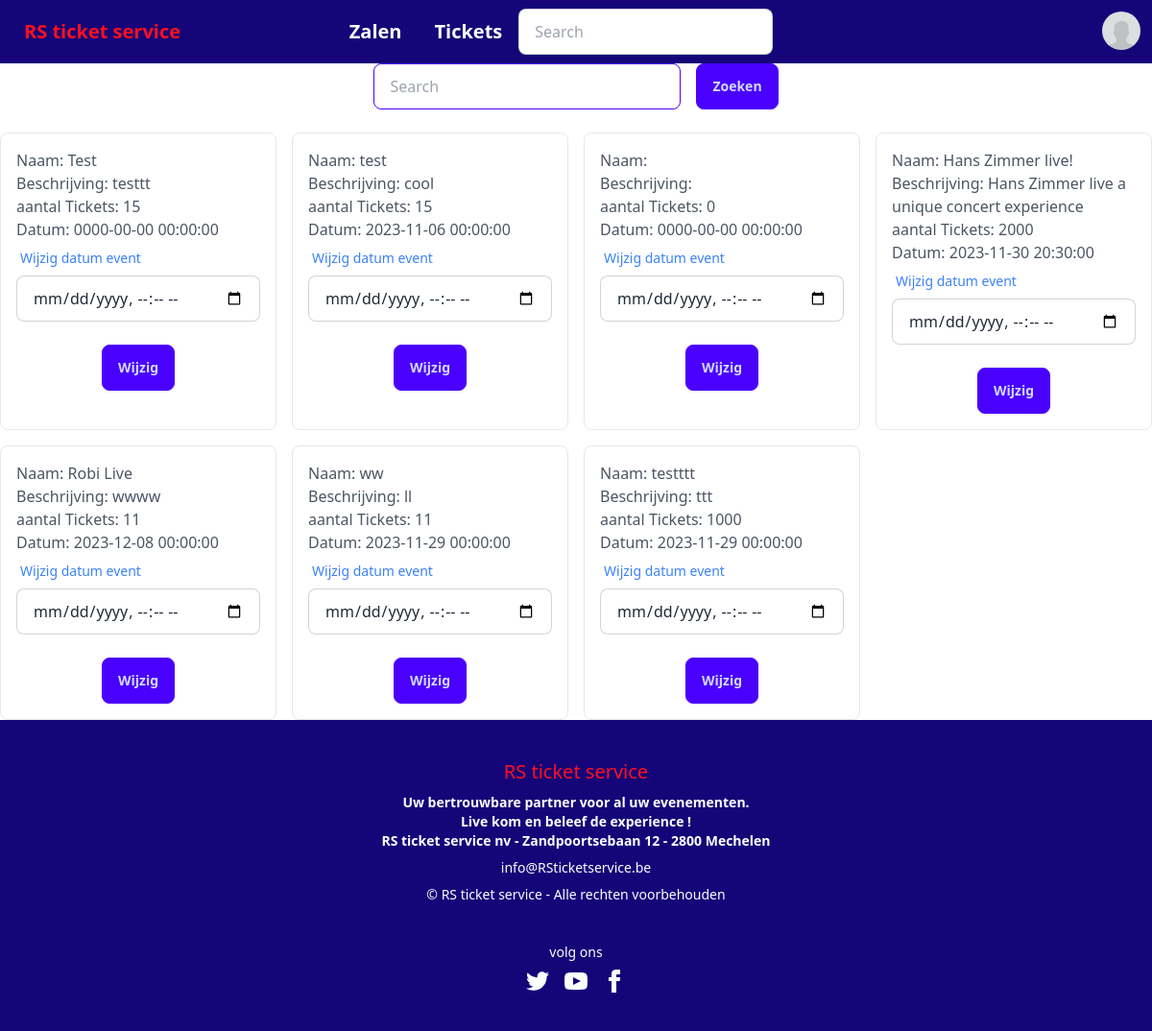
Before: /profile/tijd-aanpassen.php (signed in) with the older database file.
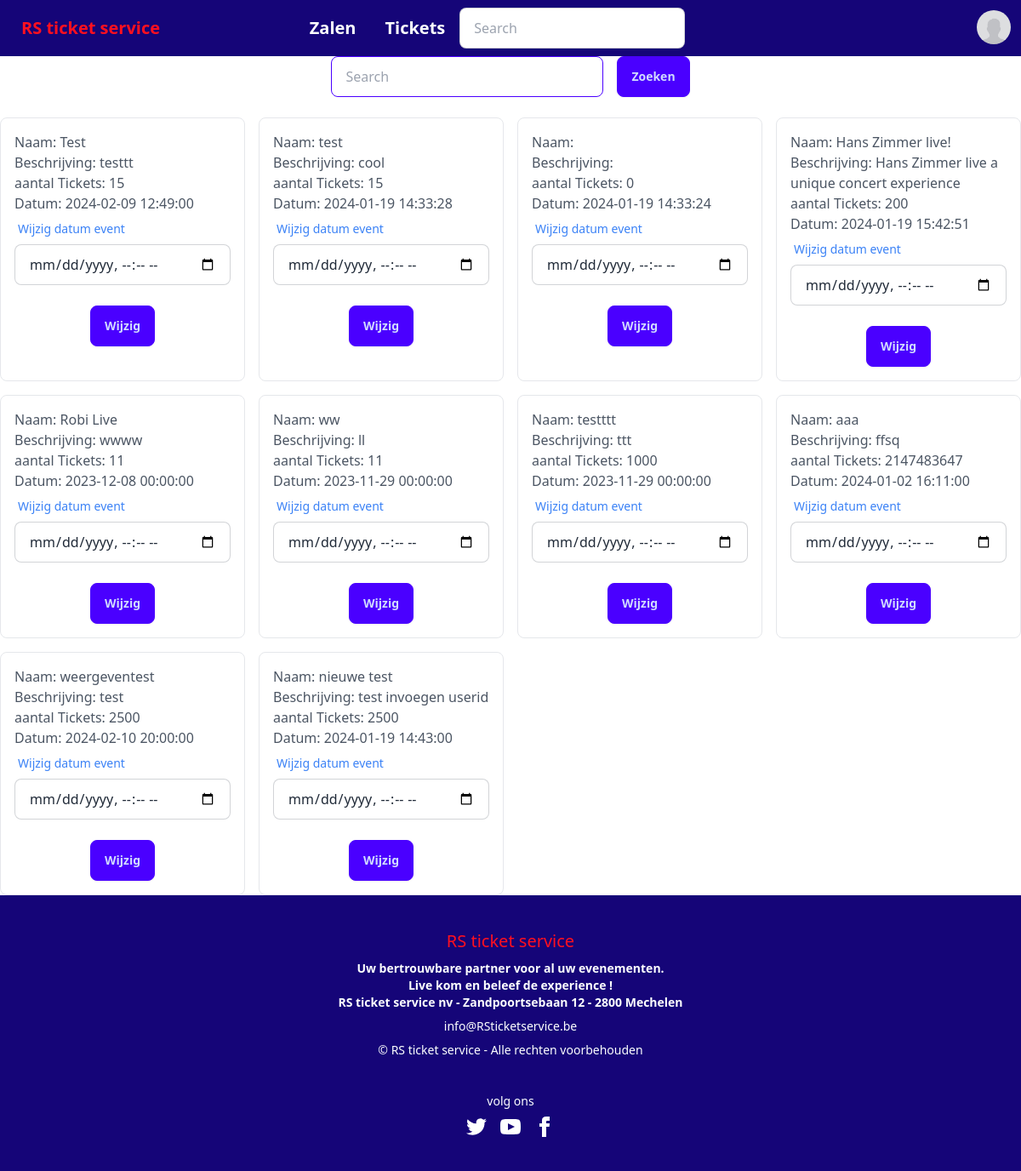
After: the same page with the newer database file.
### tables this page shows
CREATE TABLE `evenementen` (
  `evenementID` int(11) NOT NULL,
  `naam` mediumtext NOT NULL,
  `datum` datetime NOT NULL DEFAULT current_timestamp() ON UPDATE current_timestamp(),
  `aantalTickets` int(11) NOT NULL,
  `beschrijving` text NOT NULL,
  `afbeelding` mediumtext NOT NULL,
  `zaalID` int(11) NOT NULL,
  `userID` int(11) NOT NULL,
  `weergeven` int(11) NOT NULL
);

### functions/userfunctions.php (called while the page is built, shortened)
<?php
function getProfilePicture($mysqli, $gebruikerid) {
    $resultaat = $mysqli->query("SELECT profilePicture FROM users WHERE id= ".$gebruikerid."");
    return (($resultaat->num_rows == 0)?false:$resultaat->fetch_assoc());
}
?>

### profile/tijd-aanpassen.php (the view, shortened to what this page needs)
<?php
include $_SERVER['DOCUMENT_ROOT'] . "/components/navbar.php";
?>
<!DOCTYPE html>
<html>
<head>
</head>
<body>
        <form action="/profile/tijd-aanpassen.php" class="flex flex-row justify-center gap-4">
  <div class="form-control w-full max-w-xs">
    <input type="text" name="search" placeholder="Search" class="input input-primary input-bordered">
  </div>
  <button class="btn btn-primary">Zoeken</button>
</form>
<br>
<?php
$mysqli = new mysqli('localhost', 'root', '', 'dbticketverkoop');
if (isset($_GET['search'])) {
    $searchTerm = $_GET['search'];
     $sql = "SELECT evenementID, naam, aantalTickets, beschrijving, datum FROM evenementen WHERE naam LIKE ?";
    $stmt = $mysqli->prepare($sql);
    $param = "%{$searchTerm}%";
    $stmt->bind_param('s', $param);
} else {
    $sql = "SELECT evenementID, naam, aantalTickets, beschrijving, datum FROM evenementen";
  $stmt = $mysqli->prepare($sql);
}
$stmt->execute();
$result = $stmt->get_result();
    echo "<div class='grid grid-cols-4 gap-4'>";
    if ($result->num_rows > 0) {
        while ($row = $result->fetch_assoc()) {
            echo "<div class='p-4 border rounded-lg'>";
            echo "<h2 class='text-gray-600'>Naam: " . $row['naam'] . "</h2>";
            echo "<p class='text-gray-600'>Beschrijving: " . $row['beschrijving'] . "</p>";
            echo "<p class='text-gray-600'>aantal Tickets: " . $row['aantalTickets'] . "</p>";
            echo "<p class='text-gray-600'>Datum: " . $row['datum'] . "</p>";
        echo "<form action='/profile/update-timer.php' method='post'>";
        ?>
        <div class="form-control w-full">
            <label class="label">
                <span class="label-text text-blue-500">Wijzig datum event</span>
            </label>
            <input type="datetime-local" name="datum" class="input input-bordered w-full" required />
        </div>
        <br>
        <div class='form-control w-full text-center'>
            <button class='btn btn-primary mx-auto' type='submit'>Wijzig</button>
        </div>
        <?php
        echo "</form>";
            echo "</div>";
        }
    } else {
        echo "No results to display!";
  ?>
  <br>
  <a href="../profile/tijd-aanpassen.php" >klik hier om terug te gaan</a>
  <?php
    }
    echo "</div>";
    ?>
</body>
</html>
<?php
include $_SERVER['DOCUMENT_ROOT'] . "/components/footer.php";
?>

### components/navbar.php (shortened to what this page needs)
<?php
include $_SERVER['DOCUMENT_ROOT'] . "/fetch/util.php";
include $_SERVER['DOCUMENT_ROOT'] . "/functions/userfunctions.php";
?>
<!DOCTYPE html>
<html>
<head>
    <link href="https://cdn.jsdelivr.net/npm/daisyui@4.4.2/dist/full.css" rel="stylesheet" type="text/css" />
    <script src="https://cdn.tailwindcss.com"></script>
</head>
<body>
<div class="navbar bg-[#150578]">
  <div class="flex-1 text-[#FF101F]">
    <a class="btn btn-ghost normal-case text-xl " href="../index.php">RS ticket service</a>
  </div>
  <div class="flex-auto text-[#FDFFFF]">
    <a class="btn btn-ghost normal-case text-xl " href="../main_page/zalen.php">Zalen</a>
    <a class="btn btn-ghost normal-case text-xl " href="../index.php">Tickets</a>
    <div class="form-control">
    <form action="/components/search.php" method="get" class="form-control w-full relative">
      <input type="text" name="search" placeholder="Search" class="input input-bordered w-24 md:w-auto" />
    </form>
    </div>
</div>
    <?php
   echo ' <div class="dropdown dropdown-end">';
   if (isset($_SESSION["user"])) {
       echo'
      <label tabindex="0" class="btn btn-ghost btn-circle avatar">
       <div class="w-10 rounded-full">';
        $gebruikersid = $_SESSION["gebruikersid"];
        $data = getProfilePicture($mysqli,$gebruikersid);
        foreach($data as $value){
        if (empty($value)) {
          echo '<img src="../img/accountPictures/no_profile_picture.jpg"/>';
        } else {
          echo '<img src="../img/accountPictures/'.$value.'"/>';
        }
      }
        echo'
        </div>
      </label>
      <ul tabindex="0" class="mt-3 z-[1] p-2 shadow menu menu-sm dropdown-content bg-base-100 rounded-box w-52">
        <li><a href="../profile/gegevens_aanpassen.php">Profiel</a>
        <li><a href="../profile/register.php">Registreren</a></li>
        <li><a href="../profile/logout.php">Uitloggen</a></li>';
        }
        ?>
      </ul>
    </div>
</div>
</body>
</html>

### components/footer.php (shortened to what this page needs)
<footer class="footer footer-center p-10 bg-[#150578] text-primary-content">
  <aside>
    <p class="normal-case text-xl text-[#FF101F]" href="../index.php">RS ticket service</p>
    <p class="font-bold text-[#FDFFFF]">
      Uw bertrouwbare partner voor al uw evenementen.
      <br /> Live kom en beleef de experience !
      <br />RS ticket service nv - Zandpoortsebaan 12 - 2800 Mechelen
    </p>
    <p class="text-[#FDFFFF]">info@RSticketservice.be</p>
    <p class="text-[#FDFFFF]">© RS ticket service - Alle rechten voorbehouden</p>
  </aside>
  <nav>
    <h1 class="text-[#FDFFFF]">volg ons</h1>
    <div class="grid grid-flow-col gap-4 text-[#FDFFFF]">
      <a></a>
      <a></a>
      <a><svg xmlns="http://www.w3.org/2000/svg" width="24" height="24" viewBox="0 0 24 24" class="fill-current">
          <path d="M9 8h-3v4h3v12h5v-12h3.642l.358-4h-4v-1.667c0-.955.192-1.333 1.115-1.333h2.885v-5h-3.808c-3.596 0-5.192 1.583-5.192 4.615v3.385z"></path>
        </svg></a>
    </div>
  </nav>
</footer>

Changed rows visible on the page:
changed evenementen "Test": datum "0000-00-00 00:00:00" → "2024-02-09 12:49:00"
changed evenementen "cool": datum "2023-11-06 00:00:00" → "2024-01-19 14:33:28"
changed evenementen (number 3 of 10 on the later page): datum "0000-00-00 00:00:00" → "2024-01-19 14:33:24"
changed evenementen "Hans Zimmer live!": aantalTickets "2000" → "200"; datum "2023-11-30 20:30:00" → "2024-01-19 15:42:51"
added evenementen: naam "aaa", beschrijving "ffsq", aantalTickets "2147483647", datum "2024-01-02 16:11:00"
added evenementen: naam "weergeventest", beschrijving "test", aantalTickets "2500", datum "2024-02-10 20:00:00"
added evenementen: naam "nieuwe test", beschrijving "test invoegen userid", aantalTickets "2500", datum "2024-01-19 14:43:00"
